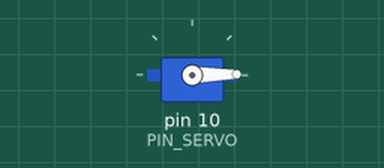
A sketch run on a simulated Arduino Uno, built with avr-gcc and run on an emulated ATmega328P. Shown: servo. What the sketch prints to the serial monitor is not drawn.

Above: at 0.1 s.
Timing chart, 0 to 38.5 s (numbered marks = the images above):
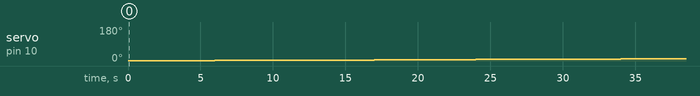

Measured:
- by itself, servo on pin 10 (PIN_SERVO): moves from 1° to 12° over 34.0 s

The sketch:

13C02_2.ino
```cpp
#include <Servo.h>
#define PIN_SERVO 10

#define _DUTY_MIN 552 //
#define _DUTY_NEU 1014 //
#define _DUTY_MAX 1476

#define _SERVO_SPEED 0.3 // servo angular speed (unit: degree/sec)

// Loop Interval
#define INTERVAL 1000     // servo update interval (unit: msec)

// global variables
unsigned long last_sampling_time; // unit: msec
Servo myservo;

int duty_change_per_interval; // maximum duty difference per interval
int duty_target;    // Target duty time
int duty_curr;      // Current duty time

void setup() {
  // put your setup code here, to run once:
  myservo.attach(PIN_SERVO);

  duty_curr = _DUTY_MIN;
  duty_target = _DUTY_MAX;
  myservo.writeMicroseconds(duty_curr);
  Serial.begin(115200);
  duty_change_per_interval =
    (float)(_DUTY_MAX - _DUTY_MIN) * (_SERVO_SPEED / 90.0) * (INTERVAL / 1000.0);

  // initialize last sampling time
  last_sampling_time = 0;

}

void loop() {
  if (millis() < (last_sampling_time + INTERVAL))
    return;
  if (duty_target > duty_curr) {
    duty_curr += duty_change_per_interval;
    if (duty_curr > duty_target)
        duty_curr = duty_target;
  }
  myservo.writeMicroseconds(duty_curr);
  Serial.print(",duty_curr:");   Serial.print(duty_curr);
  Serial.print(",duty_change_per_interval:");   Serial.print(duty_change_per_interval);
  Serial.println();

  last_sampling_time += INTERVAL;
}
```
